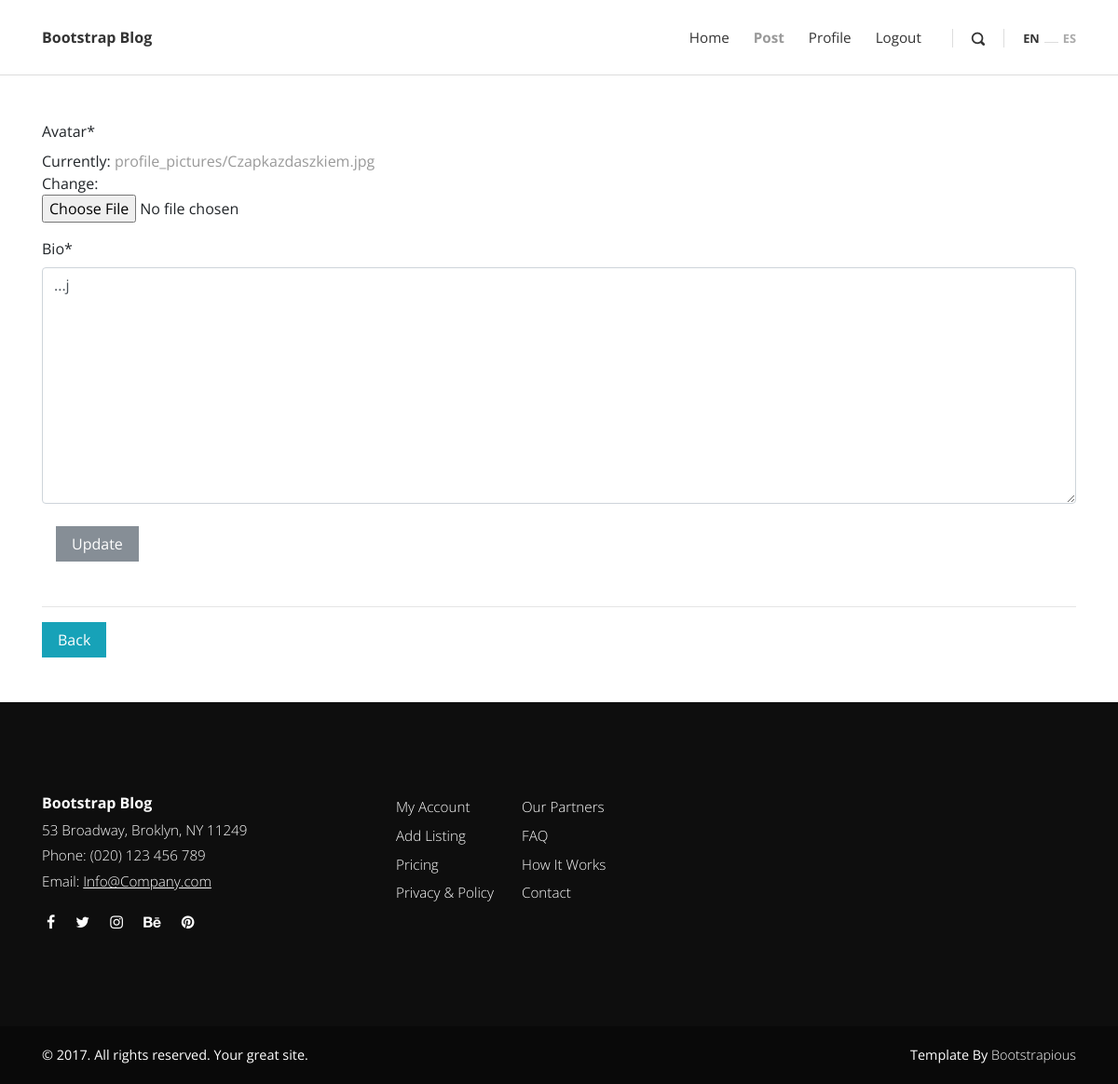
The page /profile/2021-05-17-15125045809800001/profile/update/ (signed in) on the database as committed earlier.
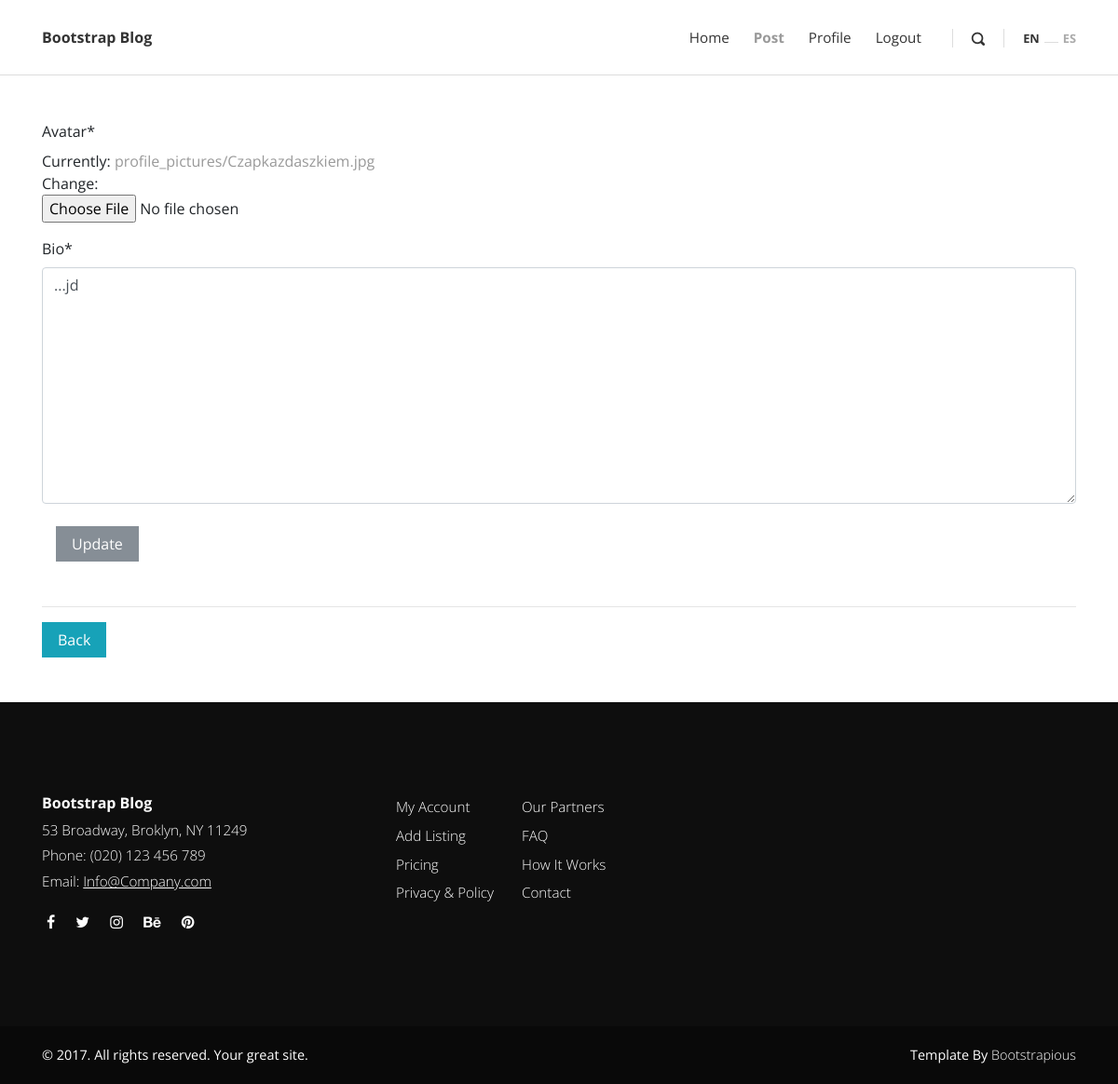
The same page on the database as committed later.
### user_profile/models.py (models this page shows, shortened)
class Profile(models.Model):
    user = models.OneToOneField(settings.AUTH_USER_MODEL, on_delete=models.CASCADE)
    created = models.DateTimeField(auto_now_add=True)
    avatar = models.ImageField(default='default-avatar.png', upload_to='profile_pictures/')
    following = models.ManyToManyField(settings.AUTH_USER_MODEL, related_name='following', blank=True)
    slug = models.SlugField(unique=True, blank=True)
    bio = models.TextField(default='...', max_length=333)
    email = models.EmailField(blank=True)
    class Meta:
        ordering = ('-created', )

### user_profile/views.py (the view, shortened to what this page needs)
# urls.py: path('<slug:slug>/profile/update/', ProfileUpdate.as_view(), name='profile-update'),
class ProfileUpdate(UpdateView):
    model = Profile
    template_name = 'user_profile/profile_update.html'
    context_object_name = 'profile'
    form_class = ProfileUpdateForm

### user_profile/forms.py
class ProfileUpdateForm(ModelForm):
    class Meta:
        model = Profile
        fields = ['avatar', 'bio']

### user_profile/templates/user_profile/profile_update.html (shortened to what this page needs)
{% extends 'base.html' %}
{% load crispy_forms_tags %}
{% block content %}
    <div class="container mt-5 mb-5">
        {% if request.user == profile.user %}
            <form action="" class="commenting-form" method="post" enctype="multipart/form-data">
                <div class="row">
                    <div class="form-group col-md-12">
                        {{ form|crispy }}
                        <div class="form-group col-md-12">
                            <button type="submit" class="btn btn-secondary mt-2">Update</button>
                        </div>
                    </div>
                </div>
            </form>
        {% else %}
            <div class="row text-center">
                <h1>You have no permission to edit that post.</h1>
            </div>
        {% endif %}
        <hr>
        <a class="btn btn-info" href="{% url 'profile:profile-details' profile.slug %}">Back</a>
    </div>
{% endblock content %}

### templates/base.html (shortened to what this page needs)
{% load static %}
<!DOCTYPE html>
<html lang="en">
{% include 'head.html' %}
<body>
    {% include 'header.html' %}
    {% block content %}
    {% endblock content %}
    {% include 'footer.html' %}
</body>
</html>

### templates/head.html (shortened to what this page needs)
{% load static %}
<head>
    <link rel="stylesheet" href="{% static 'vendor/bootstrap/css/bootstrap.min.css' %}">
    <link rel="stylesheet" href="{% static 'vendor/font-awesome/css/font-awesome.min.css' %}">
    <link rel="stylesheet" href="{% static 'css/fontastic.css' %}">
    <link rel="stylesheet" href="{% static 'vendor/@fancyapps/fancybox/jquery.fancybox.min.css' %}">
    <link rel="stylesheet" href="{% static 'css/style.default.css' %}" id="theme-stylesheet">
    <link rel="stylesheet" href="{% static 'css/custom.css' %}">
</head>

### templates/header.html (shortened to what this page needs)
<header class="header">
    <nav class="navbar navbar-expand-lg">
        <div class="container">
            <div class="navbar-header d-flex align-items-center justify-content-between">
                <a href="{% url 'post:home' %}" class="navbar-brand">Bootstrap Blog</a>
            </div>
            <div id="navbarcollapse" class="collapse navbar-collapse">
                <ul class="navbar-nav ml-auto">
                    <li class="nav-item"><a href="{% url 'post:home' %}" class="nav-link ">Home</a>
                    <li class="nav-item"><a href="{% url 'post:create-post' %}" class="nav-link active ">Post</a>
                    </li>
                    {% if request.user.is_authenticated %}
                    <li class="nav-item"><a href="{% url 'profile:profile-details' request.user.profile.slug %}"
                                            class="nav-link ">Profile</a>
                    </li>
                    <li class="nav-item"><a href="{% url 'profile:logout' %}"
                                            class="nav-link ">Logout</a>
                    </li>
                    {% else %}
                        <li class="nav-item"><a href="{% url 'profile:login' %}" class="nav-link ">Login</a>
                        </li>
                    {% endif %}
                </ul>
                <div class="navbar-text"><a href="#" class="search-btn"><i class="icon-search-1"></i></a></div>
                <ul class="langs navbar-text"><a href="#" class="active">EN</a><span>           </span><a
                        href="#">ES</a></ul>
            </div>
        </div>
    </nav>
</header>

### templates/footer.html
<footer class="main-footer">
    <div class="container">
        <div class="row">
            <div class="col-md-4">
                <div class="logo">
                    <h6 class="text-white">Bootstrap Blog</h6>
                </div>
                <div class="contact-details">
                    <p>53 Broadway, Broklyn, NY 11249</p>
                    <p>Phone: (020) 123 456 789</p>
                    <p>Email: <a href="mailto:info@company.com">Info@Company.com</a></p>
                    <ul class="social-menu">
                        <li class="list-inline-item"><a href="#"><i class="fa fa-facebook"></i></a></li>
                        <li class="list-inline-item"><a href="#"><i class="fa fa-twitter"></i></a></li>
                        <li class="list-inline-item"><a href="#"><i class="fa fa-instagram"></i></a></li>
                        <li class="list-inline-item"><a href="#"><i class="fa fa-behance"></i></a></li>
                        <li class="list-inline-item"><a href="#"><i class="fa fa-pinterest"></i></a></li>
                    </ul>
                </div>
            </div>
            <div class="col-md-4">
                <div class="menus d-flex">
                    <ul class="list-unstyled">
                        <li><a href="#">My Account</a></li>
                        <li><a href="#">Add Listing</a></li>
                        <li><a href="#">Pricing</a></li>
                        <li><a href="#">Privacy &amp; Policy</a></li>
                    </ul>
                    <ul class="list-unstyled">
                        <li><a href="#">Our Partners</a></li>
                        <li><a href="#">FAQ</a></li>
                        <li><a href="#">How It Works</a></li>
                        <li><a href="#">Contact</a></li>
                    </ul>
                </div>
            </div>
        </div>
    </div>
    <div class="copyrights">
        <div class="container">
            <div class="row">
                <div class="col-md-6">
                    <p>&copy; 2017. All rights reserved. Your great site.</p>
                </div>
                <div class="col-md-6 text-right">
                    <p>Template By <a href="https://bootstrapious.com/p/bootstrap-carousel" class="text-white">Bootstrapious</a>
                    </p>
                </div>
            </div>
        </div>
    </div>
</footer>

### static_in_env/css/style.default.css (style rules this page uses)
body { overflow-x: hidden; }
a, i, span { display: inline-block; text-decoration: none; -webkit-transition: all 0.3s; transition: all 0.3s; }
a i { -webkit-transition: none; transition: none; }
ul { margin: 0; padding: 0; }
button, input { outline: none !important; font-family: "Open Sans", sans-serif; }
button { cursor: pointer; }
i[class*="icon-"] { -webkit-transform: translateY(3px); transform: translateY(3px); }
.text-white { color: #fff; }
.btn { border-radius: 0 !important; }
h1, h2, h3, h4, h5, h6 { margin-bottom: 15px; }
.navbar { background: #fff; padding-top: 20px !important; padding-bottom: 20px !important; z-index: 9998; border-bottom: 1px solid #ddd; }
.navbar .langs a:first-of-type, .navbar .search-btn { margin-left: 20px; padding-left: 20px; border-left: 1px solid #ddd; height: 20px; line-height: 20px; }
.navbar .search-btn { color: #333; font-size: 0.9em; }
.navbar .langs a { font-size: 0.8em; color: #aaa; font-weight: 700; }
.navbar .langs a.active { color: #333; }
.navbar .langs span { width: 15px; height: 1px; background: #ddd; margin: 0 5px; }
.navbar .navbar-nav a.nav-link { color: #333; margin: 0 5px; font-weight: 400; font-size: 0.95em; }
.navbar .navbar-nav a.nav-link.active { color: #999; font-weight: bold; }
footer.main-footer { background: #0e0e0e; padding: 100px 0 0; color: #fff; }
footer.main-footer .contact-details p { font-weight: 300; color: #fff; margin-bottom: 5px; font-size: 0.95em; }
footer.main-footer .contact-details a { text-decoration: underline; margin-bottom: 0; }
footer.main-footer a { color: inherit; font-weight: 300; margin-bottom: 7px; }
footer.main-footer ul { margin-right: 30px; }
footer.main-footer .list-unstyled a { font-size: 0.95em; }
footer.main-footer .copyrights { background: #090909; margin-top: 100px; padding: 20px 0; font-size: 0.9em; }
footer.main-footer .copyrights * { margin-bottom: 0; }
footer.main-footer .social-menu { margin-top: 20px; }
footer.main-footer .social-menu li { padding: 0 5px; }
.navbar { padding: 0.5rem 1rem; }
.navbar-brand { display: inline-block; padding-top: 0.5rem; padding-bottom: 0.5rem; margin-right: 1rem; font-size: 1rem; color: #333; font-weight: bold; }
.btn { font-weight: normal; border: 1px solid transparent; padding: 0.5rem 1rem; font-size: 1rem; line-height: 1.25; border-radius: 0.25rem; -webkit-transition: all 0.15s ease-in-out; transition: all 0.15s ease-in-out; }
.btn-secondary { color: #fff; background-color: #868e96; border-color: #868e96; }
.btn-info { color: #fff; background-color: #17a2b8; border-color: #17a2b8; }
body { font-family: "Open Sans", sans-serif; font-size: 1rem; font-weight: normal; line-height: 1.5; color: #212529; background-color: #fff; }
a { color: #999; text-decoration: none; }
h1, h2, h3, h4, h5, h6, .h1, .h2, .h3, .h4, .h5, .h6 { margin-bottom: 0.5rem; font-family: inherit; font-weight: 700; line-height: 1.1; color: inherit; }
h6, .h6 { font-size: 1rem; }
hr { border-top: 1px solid rgba(0, 0, 0, 0.1); }

Rows that differ between the two databases and show on the page:
changed Profile: bio "...j" → "...jd"
